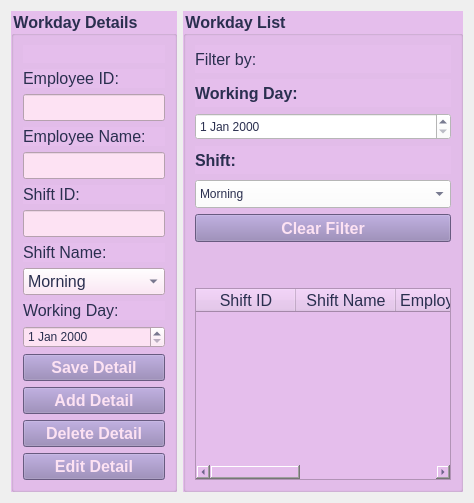
        <widget class="QWidget" name="tab_WorkdayManagement_2">
         <attribute name="title">
          <string>Workday Management</string>
         </attribute>
         <layout class="QGridLayout" name="gridLayout_2">
          <item row="1" column="0">
           <widget class="QGroupBox" name="groupBox_MenuItemsDetails_7">
            <property name="sizePolicy">
             <sizepolicy hsizetype="Expanding" vsizetype="Expanding">
              <horstretch>0</horstretch>
              <verstretch>0</verstretch>
             </sizepolicy>
            </property>
            <property name="font">
             <font>
              <family>Arial</family>
              <pointsize>12</pointsize>
              <weight>75</weight>
              <bold>true</bold>
             </font>
            </property>
            <property name="styleSheet">
             <string notr="true">background-color: rgb(229, 190, 236);
color: rgb(42, 47, 79);</string>
            </property>
            <property name="title">
             <string>Workday Details</string>
            </property>
            <layout class="QVBoxLayout" name="verticalLayout_4">
             <item>
              <widget class="QLabel" name="label_Price_6">
               <property name="font">
                <font>
                 <family>Arial</family>
                 <pointsize>12</pointsize>
                </font>
               </property>
               <property name="styleSheet">
                <string notr="true">color: rgb(42, 47, 79);</string>
               </property>
               <property name="text">
                <string/>
               </property>
              </widget>
             </item>
             <item>
              <widget class="QLabel" name="label_Category_10">
               <property name="sizePolicy">
                <sizepolicy hsizetype="Expanding" vsizetype="Expanding">
                 <horstretch>0</horstretch>
                 <verstretch>0</verstretch>
                </sizepolicy>
               </property>
               <property name="font">
                <font>
                 <family>Arial</family>
                 <pointsize>12</pointsize>
                </font>
               </property>
               <property name="styleSheet">
                <string notr="true">color: rgb(42, 47, 79);</string>
               </property>
               <property name="text">
                <string>Employee ID:</string>
               </property>
              </widget>
             </item>
             <item>
              <widget class="QLineEdit" name="lineEdit_EmployeeID_3">
               <property name="sizePolicy">
                <sizepolicy hsizetype="Expanding" vsizetype="Expanding">
                 <horstretch>0</horstretch>
                 <verstretch>0</verstretch>
                </sizepolicy>
               </property>
               <property name="font">
                <font>
                 <family>Arial</family>
                 <pointsize>12</pointsize>
                </font>
               </property>
               <property name="styleSheet">
                <string notr="true">color: rgb(42, 47, 79);
background-color: rgb(253, 226, 243);</string>
               </property>
              </widget>
             </item>
             <item>
              <widget class="QLabel" name="label_Category_11">
               <property name="sizePolicy">
                <sizepolicy hsizetype="Expanding" vsizetype="Expanding">
                 <horstretch>0</horstretch>
                 <verstretch>0</verstretch>
                </sizepolicy>
               </property>
               <property name="font">
                <font>
                 <family>Arial</family>
                 <pointsize>12</pointsize>
                </font>
               </property>
               <property name="styleSheet">
                <string notr="true">color: rgb(42, 47, 79);</string>
               </property>
               <property name="text">
                <string>Employee Name:</string>
               </property>
              </widget>
             </item>
             <item>
              <widget class="QLineEdit" name="lineEdit_EmployeeName_3">
               <property name="sizePolicy">
                <sizepolicy hsizetype="Expanding" vsizetype="Expanding">
                 <horstretch>0</horstretch>
                 <verstretch>0</verstretch>
                </sizepolicy>
               </property>
               <property name="font">
                <font>
                 <family>Arial</family>
                 <pointsize>12</pointsize>
                </font>
               </property>
               <property name="styleSheet">
                <string notr="true">color: rgb(42, 47, 79);
background-color: rgb(253, 226, 243);</string>
               </property>
              </widget>
             </item>
             <item>
              <widget class="QLabel" name="label_ItemID_10">
               <property name="sizePolicy">
                <sizepolicy hsizetype="Expanding" vsizetype="Expanding">
                 <horstretch>0</horstretch>
                 <verstretch>0</verstretch>
                </sizepolicy>
               </property>
               <property name="font">
                <font>
                 <family>Arial</family>
                 <pointsize>12</pointsize>
                </font>
               </property>
               <property name="styleSheet">
                <string notr="true">color: rgb(42, 47, 79);</string>
               </property>
               <property name="text">
                <string>Shift ID:</string>
               </property>
              </widget>
             </item>
             <item>
              <widget class="QLineEdit" name="lineEdit_ShiftID_2">
               <property name="sizePolicy">
                <sizepolicy hsizetype="Expanding" vsizetype="Expanding">
                 <horstretch>0</horstretch>
                 <verstretch>0</verstretch>
                </sizepolicy>
               </property>
               <property name="font">
                <font>
                 <family>Arial</family>
                 <pointsize>12</pointsize>
                </font>
               </property>
               <property name="styleSheet">
                <string notr="true">color: rgb(42, 47, 79);
background-color: rgb(253, 226, 243);</string>
               </property>
              </widget>
             </item>
             <item>
              <widget class="QLabel" name="label_ItemName_10">
               <property name="sizePolicy">
                <sizepolicy hsizetype="Expanding" vsizetype="Expanding">
                 <horstretch>0</horstretch>
                 <verstretch>0</verstretch>
                </sizepolicy>
               </property>
               <property name="font">
                <font>
                 <family>Arial</family>
                 <pointsize>12</pointsize>
                </font>
               </property>
               <property name="styleSheet">
                <string notr="true">color: rgb(42, 47, 79);</string>
               </property>
               <property name="text">
                <string>Shift Name:</string>
               </property>
              </widget>
             </item>
             <item>
              <widget class="QComboBox" name="comboBox_ShiftName_2">
               <property name="sizePolicy">
                <sizepolicy hsizetype="Expanding" vsizetype="Expanding">
                 <horstretch>0</horstretch>
                 <verstretch>0</verstretch>
                </sizepolicy>
               </property>
               <property name="font">
                <font>
                 <family>Arial</family>
                 <pointsize>12</pointsize>
                </font>
               </property>
               <property name="styleSheet">
                <string notr="true">background-color: rgb(253, 226, 243);
color: rgb(42, 47, 79);</string>
               </property>
               <item>
                <property name="text">
                 <string>Morning</string>
                </property>
               </item>
               <item>
                <property name="text">
                 <string>Afternoon</string>
                </property>
               </item>
               <item>
                <property name="text">
                 <string>Evening</string>
                </property>
               </item>
              </widget>
             </item>
             <item>
              <widget class="QLabel" name="label_ItemName_11">
               <property name="sizePolicy">
                <sizepolicy hsizetype="Expanding" vsizetype="Expanding">
                 <horstretch>0</horstretch>
                 <verstretch>0</verstretch>
                </sizepolicy>
               </property>
               <property name="font">
                <font>
                 <family>Arial</family>
                 <pointsize>12</pointsize>
                </font>
               </property>
               <property name="styleSheet">
                <string notr="true">color: rgb(42, 47, 79);</string>
               </property>
               <property name="text">
                <string>Working Day:</string>
               </property>
              </widget>
             </item>
             <item>
              <widget class="QDateEdit" name="dateEdit_WorkingDay_2">
               <property name="sizePolicy">
                <sizepolicy hsizetype="Expanding" vsizetype="Expanding">
                 <horstretch>0</horstretch>
                 <verstretch>0</verstretch>
                </sizepolicy>
               </property>
               <property name="styleSheet">
                <string notr="true">font: 12pt &quot;Arial&quot;;
color: rgb(42, 47, 79);
background-color: rgb(253, 226, 243);</string>
               </property>
              </widget>
             </item>
             <item>
              <widget class="QPushButton" name="pushButton_SaveDetail_3">
               <property name="sizePolicy">
                <sizepolicy hsizetype="Expanding" vsizetype="MinimumExpanding">
                 <horstretch>0</horstretch>
                 <verstretch>0</verstretch>
                </sizepolicy>
               </property>
               <property name="font">
                <font>
                 <family>Arial</family>
                 <pointsize>12</pointsize>
                 <weight>75</weight>
                 <bold>true</bold>
                </font>
               </property>
               <property name="styleSheet">
                <string notr="true">background-color: rgb(145, 127, 179);
color: rgb(253, 226, 243);</string>
               </property>
               <property name="text">
                <string>Save Detail</string>
               </property>
              </widget>
             </item>
             <item>
              <widget class="QPushButton" name="pushButton_AddDetail_2">
               <property name="sizePolicy">
                <sizepolicy hsizetype="Expanding" vsizetype="Expanding">
                 <horstretch>0</horstretch>
                 <verstretch>0</verstretch>
                </sizepolicy>
               </property>
               <property name="font">
                <font>
                 <family>Arial</family>
                 <pointsize>12</pointsize>
                 <weight>75</weight>
                 <bold>true</bold>
                </font>
               </property>
               <property name="styleSheet">
                <string notr="true">background-color: rgb(145, 127, 179);
color: rgb(253, 226, 243);</string>
               </property>
               <property name="text">
                <string>Add Detail</string>
               </property>
              </widget>
             </item>
             <item>
              <widget class="QPushButton" name="pushButton_DeleteDetail_2">
               <property name="sizePolicy">
                <sizepolicy hsizetype="Expanding" vsizetype="Expanding">
                 <horstretch>0</horstretch>
                 <verstretch>0</verstretch>
                </sizepolicy>
               </property>
               <property name="font">
                <font>
                 <family>Arial</family>
                 <pointsize>12</pointsize>
                 <weight>75</weight>
                 <bold>true</bold>
                </font>
               </property>
               <property name="styleSheet">
                <string notr="true">background-color: rgb(145, 127, 179);
color: rgb(253, 226, 243);</string>
               </property>
               <property name="text">
                <string>Delete Detail</string>
               </property>
              </widget>
             </item>
             <item>
              <widget class="QPushButton" name="pushButton_SaveDetail_4">
               <property name="sizePolicy">
                <sizepolicy hsizetype="Expanding" vsizetype="Expanding">
                 <horstretch>0</horstretch>
                 <verstretch>0</verstretch>
                </sizepolicy>
               </property>
               <property name="font">
                <font>
                 <family>Arial</family>
                 <pointsize>12</pointsize>
                 <weight>75</weight>
                 <bold>true</bold>
                </font>
               </property>
               <property name="styleSheet">
                <string notr="true">background-color: rgb(145, 127, 179);
color: rgb(253, 226, 243);</string>
               </property>
               <property name="text">
                <string>Edit Detail</string>
               </property>
              </widget>
             </item>
            </layout>
           </widget>
          </item>
          <item row="1" column="6">
           <widget class="QGroupBox" name="groupBox_WorkdayList_2">
            <property name="sizePolicy">
             <sizepolicy hsizetype="Expanding" vsizetype="Expanding">
              <horstretch>0</horstretch>
              <verstretch>0</verstretch>
             </sizepolicy>
            </property>
            <property name="font">
             <font>
              <family>Arial</family>
              <pointsize>12</pointsize>
              <weight>75</weight>
              <bold>true</bold>
             </font>
            </property>
            <property name="styleSheet">
             <string notr="true">background-color: rgb(229, 190, 236);
color: rgb(42, 47, 79);</string>
            </property>
            <property name="title">
             <string>Workday List</string>
            </property>
            <layout class="QVBoxLayout" name="verticalLayout_5">
             <item>
              <widget class="QLabel" name="label_6">
               <property name="sizePolicy">
                <sizepolicy hsizetype="Expanding" vsizetype="Expanding">
                 <horstretch>0</horstretch>
                 <verstretch>0</verstretch>
                </sizepolicy>
               </property>
               <property name="font">
                <font>
                 <family>Arial</family>
                 <pointsize>12</pointsize>
                </font>
               </property>
               <property name="text">
                <string>Filter by:</string>
               </property>
              </widget>
             </item>
             <item>
              <widget class="QLabel" name="label_7">
               <property name="sizePolicy">
                <sizepolicy hsizetype="Expanding" vsizetype="Expanding">
                 <horstretch>0</horstretch>
                 <verstretch>0</verstretch>
                </sizepolicy>
               </property>
               <property name="font">
                <font>
                 <family>Arial</family>
                 <pointsize>12</pointsize>
                 <weight>75</weight>
                 <bold>true</bold>
                </font>
               </property>
               <property name="text">
                <string>Working Day:</string>
               </property>
              </widget>
             </item>
             <item>
              <widget class="QDateEdit" name="dateEdit_WorkingDayFilter_2">
               <property name="sizePolicy">
                <sizepolicy hsizetype="Expanding" vsizetype="Expanding">
                 <horstretch>0</horstretch>
                 <verstretch>0</verstretch>
                </sizepolicy>
               </property>
               <property name="styleSheet">
                <string notr="true">background-color: rgb(255, 255, 255);
font: 12pt &quot;Arial&quot;;
color: rgb(42, 47, 79);</string>
               </property>
              </widget>
             </item>
             <item>
              <widget class="QLabel" name="label_10">
               <property name="sizePolicy">
                <sizepolicy hsizetype="Expanding" vsizetype="Expanding">
                 <horstretch>0</horstretch>
                 <verstretch>0</verstretch>
                </sizepolicy>
               </property>
               <property name="font">
                <font>
                 <family>Arial</family>
                 <pointsize>12</pointsize>
                 <weight>75</weight>
                 <bold>true</bold>
                </font>
               </property>
               <property name="text">
                <string>Shift:</string>
               </property>
              </widget>
             </item>
             <item>
              <widget class="QComboBox" name="comboBox_ShiftFilter_2">
               <property name="sizePolicy">
                <sizepolicy hsizetype="Expanding" vsizetype="Expanding">
                 <horstretch>0</horstretch>
                 <verstretch>0</verstretch>
                </sizepolicy>
               </property>
               <property name="styleSheet">
                <string notr="true">font: 12pt &quot;Arial&quot;;
color: rgb(42, 47, 79);
background-color: rgb(255, 255, 255);</string>
               </property>
               <item>
                <property name="text">
                 <string>Morning</string>
                </property>
               </item>
               <item>
                <property name="text">
                 <string>Afternoon</string>
                </property>
               </item>
               <item>
                <property name="text">
                 <string>Evening</string>
                </property>
               </item>
              </widget>
             </item>
             <item>
              <widget class="QPushButton" name="pushButton_ClearFilter_3">
               <property name="sizePolicy">
                <sizepolicy hsizetype="Expanding" vsizetype="Expanding">
                 <horstretch>0</horstretch>
                 <verstretch>0</verstretch>
                </sizepolicy>
               </property>
               <property name="font">
                <font>
                 <family>Arial</family>
                 <pointsize>12</pointsize>
                 <weight>75</weight>
                 <bold>true</bold>
                </font>
               </property>
               <property name="styleSheet">
                <string notr="true">background-color: rgb(145, 127, 179);
color: rgb(253, 226, 243);</string>
               </property>
               <property name="text">
                <string>Clear Filter</string>
               </property>
              </widget>
             </item>
             <item>
              <spacer name="verticalSpacer_2">
               <property name="orientation">
                <enum>Qt::Vertical</enum>
               </property>
               <property name="sizeType">
                <enum>QSizePolicy::Minimum</enum>
               </property>
               <property name="sizeHint" stdset="0">
                <size>
                 <width>20</width>
                 <height>40</height>
                </size>
               </property>
              </spacer>
             </item>
             <item>
              <widget class="QTableWidget" name="tableWidget_WorkdayList_2">
               <column>
                <property name="text">
                 <string>Shift ID</string>
                </property>
                <property name="font">
                 <font>
                  <family>Arial</family>
                  <pointsize>12</pointsize>
                  <weight>50</weight>
                  <bold>false</bold>
                 </font>
                </property>
                <property name="background">
                 <color>
                  <red>253</red>
                  <green>226</green>
                  <blue>243</blue>
                 </color>
                </property>
                <property name="foreground">
                 <brush brushstyle="SolidPattern">
                  <color alpha="255">
                   <red>42</red>
                   <green>47</green>
                   <blue>79</blue>
                  </color>
                 </brush>
                </property>
               </column>
               <column>
                <property name="text">
                 <string>Shift Name</string>
                </property>
                <property name="font">
                 <font>
                  <family>Arial</family>
                  <pointsize>12</pointsize>
                  <weight>50</weight>
                  <bold>false</bold>
                 </font>
                </property>
                <property name="background">
                 <color>
                  <red>253</red>
                  <green>226</green>
                  <blue>243</blue>
                 </color>
                </property>
                <property name="foreground">
                 <brush brushstyle="SolidPattern">
                  <color alpha="255">
                   <red>42</red>
                   <green>47</green>
                   <blue>79</blue>
                  </color>
                 </brush>
                </property>
               </column>
               <column>
                <property name="text">
                 <string>Employee ID</string>
                </property>
                <property name="font">
                 <font>
                  <family>Arial</family>
                  <pointsize>12</pointsize>
                  <weight>50</weight>
                  <bold>false</bold>
                 </font>
                </property>
                <property name="background">
                 <color>
                  <red>253</red>
                  <green>226</green>
                  <blue>243</blue>
                 </color>
                </property>
                <property name="foreground">
                 <brush brushstyle="SolidPattern">
                  <color alpha="255">
                   <red>42</red>
                   <green>47</green>
                   <blue>79</blue>
                  </color>
                 </brush>
                </property>
               </column>
               <column>
                <property name="text">
                 <string>Category</string>
                </property>
                <property name="font">
                 <font>
                  <family>Arial</family>
                  <pointsize>12</pointsize>
                  <weight>50</weight>
                  <bold>false</bold>
                 </font>
                </property>
                <property name="background">
                 <color>
                  <red>253</red>
                  <green>226</green>
                  <blue>243</blue>
                 </color>
                </property>
                <property name="foreground">
                 <brush brushstyle="SolidPattern">
                  <color alpha="255">
                   <red>42</red>
                   <green>47</green>
                   <blue>79</blue>
                  </color>
                 </brush>
                </property>
               </column>
               <column>
                <property name="text">
                 <string>Working Day</string>
                </property>
                <property name="font">
                 <font>
                  <family>Arial</family>
                  <pointsize>12</pointsize>
                 </font>
                </property>
                <property name="background">
                 <color>
                  <red>253</red>
                  <green>226</green>
                  <blue>243</blue>
                 </color>
                </property>
                <property name="foreground">
                 <brush brushstyle="SolidPattern">
                  <color alpha="255">
                   <red>42</red>
                   <green>47</green>
                   <blue>79</blue>
                  </color>
                 </brush>
                </property>
               </column>
              </widget>
             </item>
            </layout>
           </widget>
          </item>
         </layout>
        </widget>
